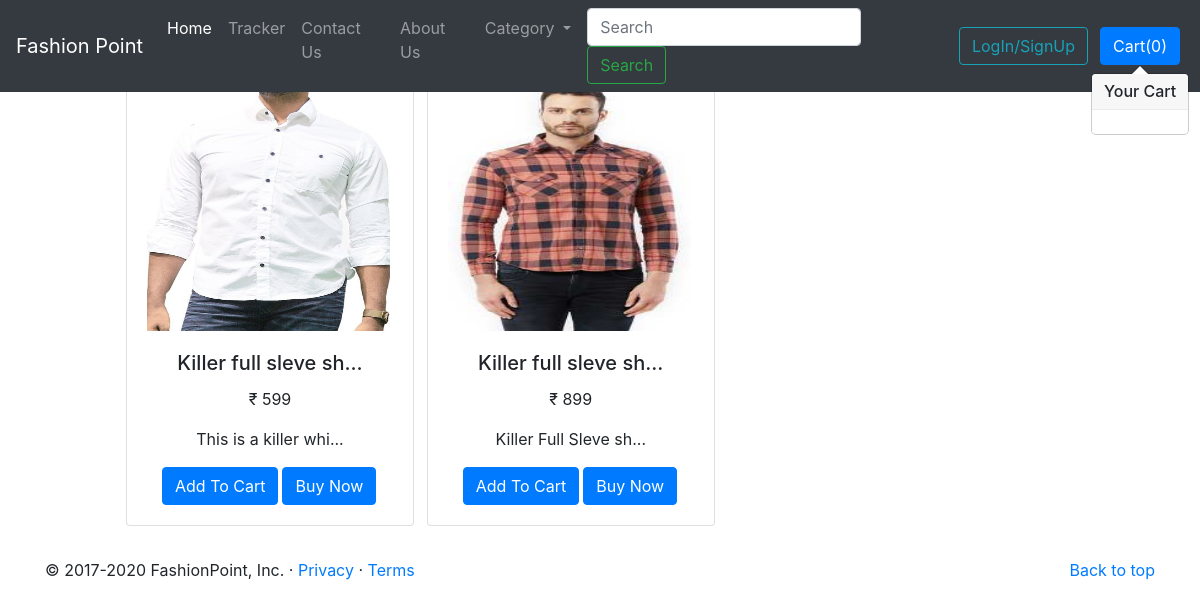
Page /men.php on the committed database.
### tables this page shows
CREATE TABLE `product` (
  `id` int(11) NOT NULL,
  `name` varchar(255) NOT NULL,
  `category` varchar(255) NOT NULL,
  `image` varchar(255) NOT NULL,
  `price` int(11) NOT NULL,
  `clothfor` varchar(255) NOT NULL,
  `description` varchar(255) NOT NULL
);

### men.php (the view, shortened to what this page needs)
<?php
include("extnd.php")
?>
<head>
</head>
<body>
	<div class="container">
		<div class="row my-4" style="text-align: center; margin-left: 50px;">
			<?php
			include("dbconnect.php");
			$sql = "SELECT * from product WHERE clothfor='men'";
			$result = mysqli_query($con,$sql);
			if (mysqli_num_rows($result) > 0) {
    		while($row = mysqli_fetch_assoc($result)) {
    			?>
				<div class="col-sm-3 mx-3 my-2">
					<div class="card" style="width: 18rem;">
  					<img src="<?php echo $row["image"];?>" class="card-img-top" alt="..." style="max-height:250px; max-width:85%; margin-left:7%;">
  					<div class="card-body">
    				<h5 class="card-title" id="namepr<?php echo $row['id']?>"><?php echo substr($row["name"],0,20);?>...</h5>
    				<p class="card-text">₹ <span id="pricepr<?php echo $row['id']?>"><?php echo $row["price"];?></span></p>
    				<p class="card-text"><?php echo substr($row["description"],0,20);?>...</p>
    				<div class="row" style="margin-left: 15px;">
    				<span id="divpr<?php echo $row['id']?>" class="divpr">
    					<button class="btn btn-primary cart" id="pr<?php echo $row['id']?>">Add To Cart</button>
    				</span>
    				<form method="POST" action="checkout.php">
    				<button class="btn btn-primary mx-1" type="submit" name="submit">Buy Now</button>
    				</form>
    				</div>
  					</div>
					</div>
					</div>
			<?php
			 }
	} else {
    echo "0 results found";
	}
	?>
		</div>
	</div>
</body>
</html>
<?php
include("footer.php")
?>

### carousel.css (style rules this page uses)
body { padding-top: 3rem; padding-bottom: 3rem; color: #5a5a5a; }

### rows in the picture
product: image (picture), name "Killer full sleve sh", price "599", description "This is a killer whi"
product: image (picture), name "Killer full sleve sh", price "899", description "Killer Full Sleve sh"

### other values in the picture
$logio "LogIn/SignUp"
